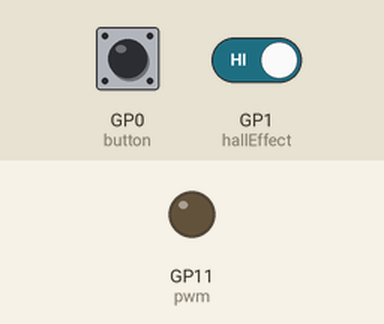
The program below on a simulated Raspberry Pi Pico running MicroPython. Shown: output pins drawn as LEDs (lit = HIGH). Inputs (shaded band) come from the test bench; at power-on: GP0 (button) LOW, GP1 (hallEffect) HIGH.

Above: at 1.2 s.
1.3 s: GP0 (button) pulled HIGH for 0.15 s
At 3.3 s:
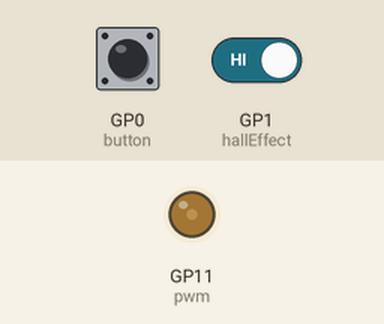
At 5.4 s:
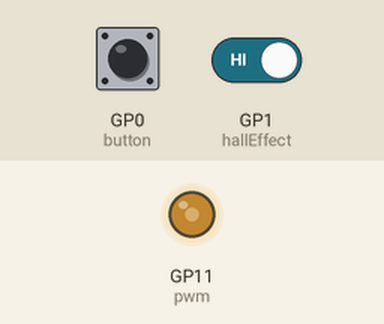
Timing chart, 0 to 16.4 s (numbered marks = the images above; inputs shaded):
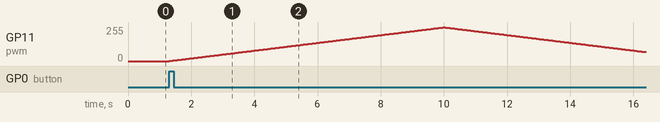

The program:

Testing_Servo.py
```python
from machine import Pin, PWM
from time import sleep

pwm = PWM(Pin(11))
button = Pin(0,Pin.IN)
hallEffect = Pin(1,Pin.IN)
pwm.freq(1000)

while True:
    if button.value() ==1:
        for duty in range(65025):
            pwm.duty_u16(duty)
            sleep(0.0001)
        for duty in range(65025, 0, -1):
            pwm.duty_u16(duty)
            sleep(0.0001)
    if hallEffect.value() == 0:
        print("Magnet!")
    else:
        pwm.duty_u16(0)
```

Measured:
- after the input at 1.3 s, GP11 (pwm): rises from 0/255 to 253/255 in 8.7 s, then falls to 68/255 in 6.4 s
